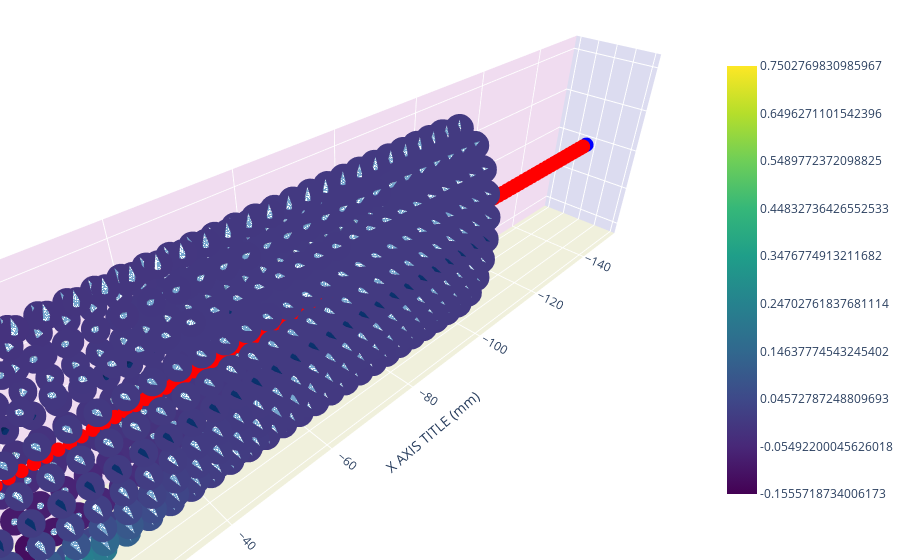

The notebook cell this image was saved under:
### Code cell
fish.visualize_scatter(intensity=modulation[:,0], show_normals=1, show_point_currents=5, marker_alpha=1)
print()

### Figure 1 — Plotly figure (JSON) as saved in the notebook; plotly's stock layout.template omitted (floating-point values rounded to 4 significant figures; data arrays with more than 128 entries replaced by an {"elided": "..."} marker saying what was removed)
{"data": [{"marker": {"color": [0.01, 0.01, 0.01, 0.01, 0.01, 0.01, 0.01, 0.01, 0.01, 0.01, 0.01, 0.01, 0.01, 0.01, 0.01, 0.01, 0.01, 0.01, 0.01, 0.01, 0.01, 0.01, 0.01, 0.01, 0.01, 0.01, 0.01, 0.01, 0.01, 0.01, 0.01, 0.01, 0.01, 0.01, 0.01, 0.01, 0.01, 0.01, 0.01, 0.01, 0.01, 0.01, 0.01, 0.01, 0.01, 0.01, 0.01, 0.01, 0.01, 0.01, 0.01, 0.01, 0.01, 0.01, 0.01, 0.01, 0.01, 0.01, 0.01, 0.01, 0.01, 0.01, 0.01, 0.01, 0.01, 0.01, 0.01, 0.01, 0.01, 0.01, 0.01, 0.01, 0.01, 0.01, 0.01, 0.01, 0.01, 0.01, 0.01, 0.01, 0.01, 0.01, 0.01, 0.01, 0.01, 0.01, 0.01, 0.01, 0.01, 0.01, 0.01, 0.01, 0.01, 0.01, 0.01, 0.01, 0.01, 0.01, 0.01, 0.01, -1], "colorscale": [[0, "rgb(0,0,255)"], [1, "rgb(255,0,0)"]], "opacity": 1, "size": 5}, "mode": "markers", "showlegend": false, "type": "scatter3d", "x": [0, -1.5, -3.0, -4.5, -6.0, -7.5, -9.0, -10.5, -12.0, -13.5, -15.0, -16.5, -18.0, -19.5, -21.0, -22.5, -24.0, -25.5, -27.0, -28.5, -30, -31.5, -33, -34.5, -36, -37.5, -39.0, -40.5, -42.0, -43.5, -45, -46.5, -48, -49.5, -51, -52.5, -54.0, -55.5, -57.0, -58.5, -60, -61.5, -63, -64.5, -66, -67.5, -69, -70.5, -72, -73.5, -75, -76.5, -78, -79.5, -81, -82.5, -84, -85.5, -87, -88.5, -90, -91.5, -93, -94.5, -96, -97.5, -99, -100.5, -102, -103.5, -105, -106.5, -108, -109.5, -111, -112.5, -114, -115.5, -117, -118.5, -120, -121.5, -123, -124.5, -126, -127.5, -129, -130.5, -132, -133.5, -135, -136.5, -138, -139.5, -141, -142.5, -144, -145.5, -147, -148.5, -150], "y": [0, 0, 0, 0, 0, 0, 0, 0, 0, 0, 0, 0, 0, 0, 0, 0, 0, 0, 0, 0, 0, 0, 0, 0, 0, 0, 0, 0, 0, 0, 0, 0, 0, 0, 0, 0, 0, 0, 0, 0, 0, 0, 0, 0, 0, 0, 0, 0, 0, 0, 0, 0, 0, 0, 0, 0, 0, 0, 0, 0, 0, 0, 0, 0, 0, 0, 0, 0, 0, 0, 0, 0, 0, 0, 0, 0, 0, 0, 0, 0, 0, 0, 0, 0, 0, 0, 0, 0, 0, 0, 0, 0, 0, 0, 0, 0, 0, 0, 0, 0, 0], "z": [0, 0, 0, 0, 0, 0, 0, 0, 0, 0, 0, 0, 0, 0, 0, 0, 0, 0, 0, 0, 0, 0, 0, 0, 0, 0, 0, 0, 0, 0, 0, 0, 0, 0, 0, 0, 0, 0, 0, 0, 0, 0, 0, 0, 0, 0, 0, 0, 0, 0, 0, 0, 0, 0, 0, 0, 0, 0, 0, 0, 0, 0, 0, 0, 0, 0, 0, 0, 0, 0, 0, 0, 0, 0, 0, 0, 0, 0, 0, 0, 0, 0, 0, 0, 0, 0, 0, 0, 0, 0, 0, 0, 0, 0, 0, 0, 0, 0, 0, 0, 0]}, {"colorscale": [[0, "rgb(247,251,255)"], [0.125, "rgb(222,235,247)"], [0.25, "rgb(198,219,239)"], [0.375, "rgb(158,202,225)"], [0.5, "rgb(107,174,214)"], [0.625, "rgb(66,146,198)"], [0.75, "rgb(33,113,181)"], [0.875, "rgb(8,81,156)"], [1, "rgb(8,48,107)"]], "showlegend": false, "showscale": false, "sizemode": "absolute", "sizeref": 1, "type": "cone", "u": {"elided": "600 int values"}, "v": {"elided": "600 float values"}, "w": {"elided": "600 float values"}, "x": {"elided": "600 float values"}, "y": {"elided": "600 float values"}, "z": {"elided": "600 float values"}}, {"marker": {"cmax": 1, "cmin": 0, "color": {"elided": "600 float values"}, "colorbar": {"len": 0.8, "tickmode": "array", "ticktext": [-0.1556, -0.05492, 0.04573, 0.1464, 0.247, 0.3477, 0.4483, 0.549, 0.6496, 0.7503], "tickvals": [0, 0.1111, 0.2222, 0.3333, 0.4444, 0.5556, 0.6667, 0.7778, 0.8889, 1]}, "colorscale": [[0, "#440154"], [0.1111, "#482878"], [0.2222, "#3e4989"], [0.3333, "#31688e"], [0.4444, "#26828e"], [0.5556, "#1f9e89"], [0.6667, "#35b779"], [0.7778, "#6ece58"], [0.8889, "#b5de2b"], [1, "#fde725"]], "opacity": 1, "size": 10}, "mode": "markers", "showlegend": false, "type": "scatter3d", "x": {"elided": "600 float values"}, "y": {"elided": "600 float values"}, "z": {"elided": "600 float values"}}], "layout": {"margin": {"b": 0, "l": 0, "r": 0, "t": 0}, "scene": {"aspectmode": "data", "xaxis": {"backgroundcolor": "rgb(220, 220, 240)", "gridcolor": "white", "showbackground": true, "title": {"text": "X AXIS TITLE (mm)"}, "zerolinecolor": "white"}, "yaxis": {"backgroundcolor": "rgb(240, 220, 240)", "gridcolor": "white", "showbackground": true, "title": {"text": "Y AXIS TITLE (mm)"}, "zerolinecolor": "white"}, "zaxis": {"backgroundcolor": "rgb(240, 240, 220)", "gridcolor": "white", "showbackground": true, "title": {"text": "z AXIS TITLE (mm)"}, "zerolinecolor": "white"}}}}
